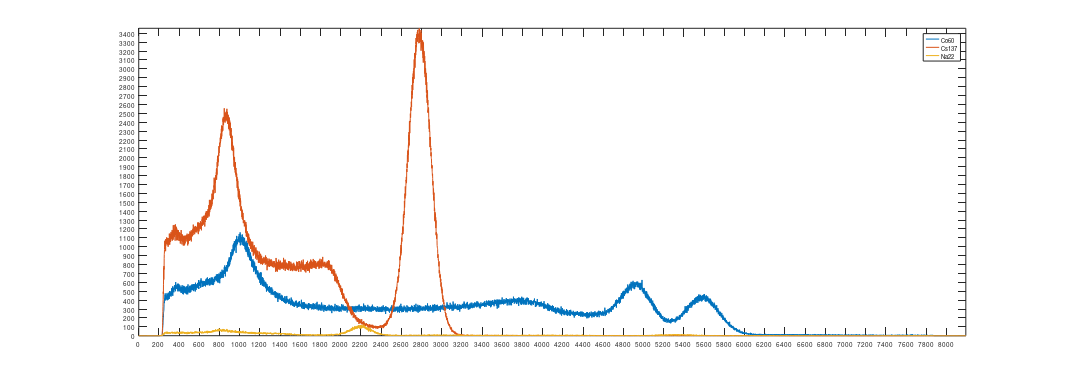

MATLAB code to generate this figure: (Note: this script raises an error after producing the figure.)
pkg load data-smoothing;
Co60 = csvread("Co60/Co60.csv");
Cs137 = csvread("Cs137/Cs137.csv");
Na22 = csvread("Na22/Na22.csv");


#[Co60s, lambda] = regdatasmooth(Co60(1:end,1), Co60(1:end,2));
#[Cs137s, lambda] = regdatasmooth(Cs137(1:end,1), Cs137(1:end,2));
#[Na22s, lambda] = regdatasmooth(Na22(1:end,1), Na22(1:end,2));
#M = [Na22(1:end,1), Co60s, Cs137s, Na22s];
#csvwrite("output.csv", M);


plot(Co60(1:end,1),Co60(1:end,2),
     Cs137(1:end,1),Cs137(1:end,2),
     Na22(1:end,1),Na22(1:end,2));
axis("tight", "tic");
set(gcf, 'PaperSize', [23.2 8.2], 'PaperPosition', [0 0 23.2 8.2])
set (gca (), "ytick", 0:100:3500, "xtick", 0:200:8200)
legend("Co60","Cs137","Na22");
print ("Plots/Data.pdf");
close();

plot(Co60(1:end,1),M(1:end,2),
     Cs137(1:end,1),M(1:end,3),
     Na22(1:end,1),M(1:end,4));
axis("tight", "tic");
set(gcf, 'PaperSize', [23.2 8.2], 'PaperPosition', [0 0 23.2 8.2])
set (gca (), "ytick", 0:100:3500, "xtick", 0:200:8200)
legend("Co60","Cs137","Na22");
print ("Plots/Smooth.pdf");
close();

semilogy(Co60(210:6000,1),abs(M(210:6000,2)),
     Cs137(210:6000,1),abs(M(210:6000,3)),
     Na22(210:6000,1),abs(M(210:6000,4)));
axis("tight", "tic");
set(gcf, 'PaperSize', [23.2 8.2], 'PaperPosition', [0 0 23.2 8.2])
set (gca (), "xtick", 200:200:6000)
legend("Co60","Cs137","Na22");
print ("Plots/SmoothLOG.pdf");
close();